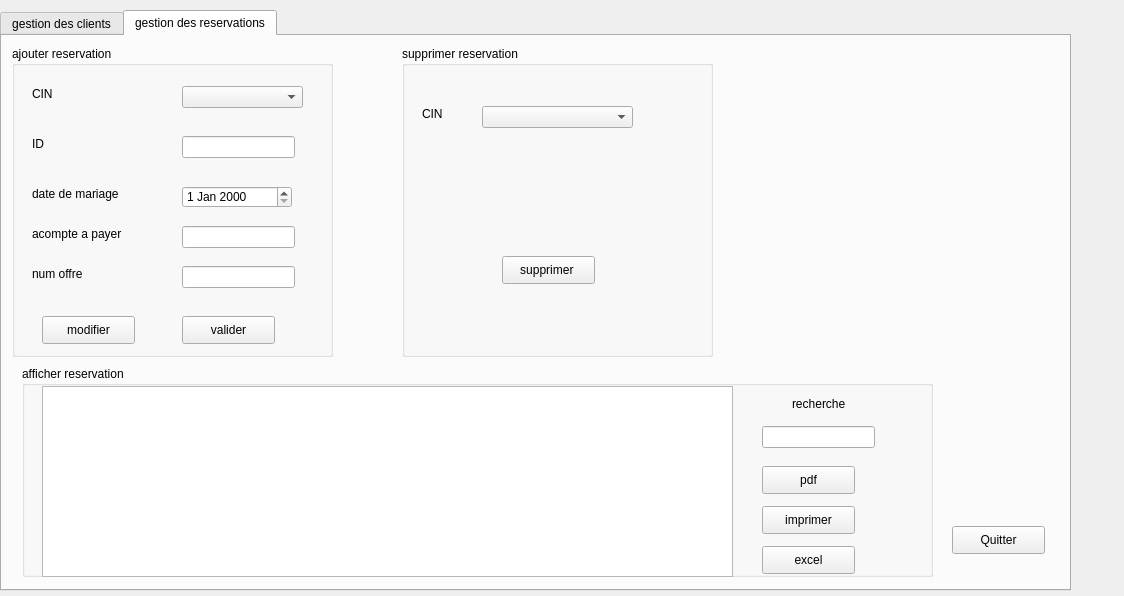
<?xml version="1.0" encoding="UTF-8"?>
<ui version="4.0">
 <class>uimayssa</class>
 <widget class="QDialog" name="uimayssa">
  <property name="geometry">
   <rect>
    <x>0</x>
    <y>0</y>
    <width>1124</width>
    <height>596</height>
   </rect>
  </property>
  <property name="windowTitle">
   <string>gestion des clients</string>
  </property>
  <widget class="QTabWidget" name="tabWidget">
   <property name="geometry">
    <rect>
     <x>0</x>
     <y>10</y>
     <width>1071</width>
     <height>581</height>
    </rect>
   </property>
   <property name="currentIndex">
    <number>1</number>
   </property>
   <widget class="QWidget" name="tab">
    <attribute name="title">
     <string>gestion des clients</string>
    </attribute>
    <widget class="QGroupBox" name="groupBox">
     <property name="geometry">
      <rect>
       <x>20</x>
       <y>20</y>
       <width>361</width>
       <height>271</height>
      </rect>
     </property>
     <property name="title">
      <string>ajouter un client</string>
     </property>
     <widget class="QLineEdit" name="lineEdit_CIN">
      <property name="geometry">
       <rect>
        <x>160</x>
        <y>40</y>
        <width>113</width>
        <height>22</height>
       </rect>
      </property>
     </widget>
     <widget class="QLineEdit" name="lineEdit_Prenom">
      <property name="geometry">
       <rect>
        <x>160</x>
        <y>80</y>
        <width>113</width>
        <height>22</height>
       </rect>
      </property>
     </widget>
     <widget class="QLineEdit" name="lineEdit_Nom">
      <property name="geometry">
       <rect>
        <x>160</x>
        <y>110</y>
        <width>113</width>
        <height>22</height>
       </rect>
      </property>
     </widget>
     <widget class="QLineEdit" name="lineEdit_adresse_email">
      <property name="geometry">
       <rect>
        <x>160</x>
        <y>150</y>
        <width>113</width>
        <height>22</height>
       </rect>
      </property>
     </widget>
     <widget class="QLabel" name="label">
      <property name="geometry">
       <rect>
        <x>30</x>
        <y>40</y>
        <width>55</width>
        <height>16</height>
       </rect>
      </property>
      <property name="text">
       <string>CIN</string>
      </property>
     </widget>
     <widget class="QLabel" name="label_2">
      <property name="geometry">
       <rect>
        <x>20</x>
        <y>80</y>
        <width>55</width>
        <height>16</height>
       </rect>
      </property>
      <property name="text">
       <string>Prenom</string>
      </property>
     </widget>
     <widget class="QLabel" name="label_3">
      <property name="geometry">
       <rect>
        <x>20</x>
        <y>110</y>
        <width>55</width>
        <height>16</height>
       </rect>
      </property>
      <property name="text">
       <string>Nom</string>
      </property>
     </widget>
     <widget class="QLabel" name="label_4">
      <property name="geometry">
       <rect>
        <x>20</x>
        <y>150</y>
        <width>91</width>
        <height>16</height>
       </rect>
      </property>
      <property name="text">
       <string>adresse email</string>
      </property>
     </widget>
     <widget class="QLabel" name="label_5">
      <property name="geometry">
       <rect>
        <x>20</x>
        <y>180</y>
        <width>131</width>
        <height>16</height>
       </rect>
      </property>
      <property name="text">
       <string>numero de telephone</string>
      </property>
     </widget>
     <widget class="QLineEdit" name="lineEdit_numero_de_telephone">
      <property name="geometry">
       <rect>
        <x>160</x>
        <y>180</y>
        <width>113</width>
        <height>22</height>
       </rect>
      </property>
     </widget>
     <widget class="QPushButton" name="modifier">
      <property name="geometry">
       <rect>
        <x>30</x>
        <y>230</y>
        <width>93</width>
        <height>28</height>
       </rect>
      </property>
      <property name="text">
       <string>modifier </string>
      </property>
     </widget>
     <widget class="QPushButton" name="ajouter">
      <property name="geometry">
       <rect>
        <x>180</x>
        <y>230</y>
        <width>93</width>
        <height>28</height>
       </rect>
      </property>
      <property name="text">
       <string>ajouter </string>
      </property>
     </widget>
    </widget>
    <widget class="QGroupBox" name="groupBox_2">
     <property name="geometry">
      <rect>
       <x>440</x>
       <y>30</y>
       <width>301</width>
       <height>261</height>
      </rect>
     </property>
     <property name="title">
      <string>supprimer un client </string>
     </property>
     <widget class="QLabel" name="label_6">
      <property name="geometry">
       <rect>
        <x>20</x>
        <y>90</y>
        <width>55</width>
        <height>16</height>
       </rect>
      </property>
      <property name="text">
       <string>CIN</string>
      </property>
     </widget>
     <widget class="QComboBox" name="comboBox_2">
      <property name="geometry">
       <rect>
        <x>120</x>
        <y>90</y>
        <width>131</width>
        <height>22</height>
       </rect>
      </property>
     </widget>
     <widget class="QPushButton" name="supprimer">
      <property name="geometry">
       <rect>
        <x>80</x>
        <y>190</y>
        <width>93</width>
        <height>28</height>
       </rect>
      </property>
      <property name="text">
       <string>supprimer</string>
      </property>
     </widget>
    </widget>
    <widget class="QGroupBox" name="groupBox_3">
     <property name="geometry">
      <rect>
       <x>20</x>
       <y>309</y>
       <width>851</width>
       <height>211</height>
      </rect>
     </property>
     <property name="title">
      <string>afficher un client </string>
     </property>
     <widget class="QTableView" name="tab_afficher">
      <property name="geometry">
       <rect>
        <x>20</x>
        <y>30</y>
        <width>581</width>
        <height>161</height>
       </rect>
      </property>
     </widget>
     <widget class="QLineEdit" name="recherche">
      <property name="geometry">
       <rect>
        <x>730</x>
        <y>50</y>
        <width>113</width>
        <height>22</height>
       </rect>
      </property>
     </widget>
     <widget class="QLabel" name="label_7">
      <property name="geometry">
       <rect>
        <x>630</x>
        <y>60</y>
        <width>81</width>
        <height>16</height>
       </rect>
      </property>
      <property name="text">
       <string>recherche</string>
      </property>
     </widget>
     <widget class="QComboBox" name="comboBox_tri">
      <property name="geometry">
       <rect>
        <x>742</x>
        <y>90</y>
        <width>91</width>
        <height>22</height>
       </rect>
      </property>
     </widget>
     <widget class="QPushButton" name="tri">
      <property name="geometry">
       <rect>
        <x>620</x>
        <y>90</y>
        <width>93</width>
        <height>28</height>
       </rect>
      </property>
      <property name="text">
       <string>trier</string>
      </property>
     </widget>
     <widget class="QPushButton" name="pushButton_2">
      <property name="geometry">
       <rect>
        <x>670</x>
        <y>140</y>
        <width>93</width>
        <height>28</height>
       </rect>
      </property>
      <property name="text">
       <string>pdf</string>
      </property>
     </widget>
     <widget class="QPushButton" name="pushButton_3">
      <property name="geometry">
       <rect>
        <x>670</x>
        <y>170</y>
        <width>93</width>
        <height>28</height>
       </rect>
      </property>
      <property name="text">
       <string>imprimer</string>
      </property>
     </widget>
    </widget>
    <widget class="QGroupBox" name="groupBox_7">
     <property name="geometry">
      <rect>
       <x>800</x>
       <y>110</y>
       <width>181</width>
       <height>141</height>
      </rect>
     </property>
     <property name="title">
      <string>nombre de clients presents</string>
     </property>
     <widget class="QLabel" name="label_arduino">
      <property name="geometry">
       <rect>
        <x>40</x>
        <y>70</y>
        <width>101</width>
        <height>16</height>
       </rect>
      </property>
      <property name="text">
       <string>nombre clients</string>
      </property>
     </widget>
    </widget>
   </widget>
   <widget class="QWidget" name="tab_2">
    <attribute name="title">
     <string>gestion des reservations</string>
    </attribute>
    <widget class="QGroupBox" name="groupBox_4">
     <property name="geometry">
      <rect>
       <x>10</x>
       <y>10</y>
       <width>321</width>
       <height>311</height>
      </rect>
     </property>
     <property name="title">
      <string>ajouter reservation</string>
     </property>
     <widget class="QComboBox" name="comboBox_reser">
      <property name="geometry">
       <rect>
        <x>170</x>
        <y>40</y>
        <width>121</width>
        <height>22</height>
       </rect>
      </property>
     </widget>
     <widget class="QLabel" name="label_8">
      <property name="geometry">
       <rect>
        <x>20</x>
        <y>40</y>
        <width>55</width>
        <height>16</height>
       </rect>
      </property>
      <property name="text">
       <string>CIN</string>
      </property>
     </widget>
     <widget class="QLabel" name="label_9">
      <property name="geometry">
       <rect>
        <x>20</x>
        <y>90</y>
        <width>55</width>
        <height>16</height>
       </rect>
      </property>
      <property name="text">
       <string>ID</string>
      </property>
     </widget>
     <widget class="QLabel" name="label_10">
      <property name="geometry">
       <rect>
        <x>20</x>
        <y>140</y>
        <width>111</width>
        <height>16</height>
       </rect>
      </property>
      <property name="text">
       <string>date de mariage</string>
      </property>
     </widget>
     <widget class="QLabel" name="label_11">
      <property name="geometry">
       <rect>
        <x>20</x>
        <y>180</y>
        <width>101</width>
        <height>16</height>
       </rect>
      </property>
      <property name="text">
       <string>acompte a payer</string>
      </property>
     </widget>
     <widget class="QLabel" name="label_12">
      <property name="geometry">
       <rect>
        <x>20</x>
        <y>220</y>
        <width>71</width>
        <height>16</height>
       </rect>
      </property>
      <property name="text">
       <string>num offre</string>
      </property>
     </widget>
     <widget class="QLineEdit" name="id">
      <property name="geometry">
       <rect>
        <x>170</x>
        <y>90</y>
        <width>113</width>
        <height>22</height>
       </rect>
      </property>
     </widget>
     <widget class="QDateEdit" name="dateEdit">
      <property name="geometry">
       <rect>
        <x>170</x>
        <y>140</y>
        <width>110</width>
        <height>22</height>
       </rect>
      </property>
     </widget>
     <widget class="QLineEdit" name="acompte">
      <property name="geometry">
       <rect>
        <x>170</x>
        <y>180</y>
        <width>113</width>
        <height>22</height>
       </rect>
      </property>
     </widget>
     <widget class="QLineEdit" name="numoffre">
      <property name="geometry">
       <rect>
        <x>170</x>
        <y>220</y>
        <width>113</width>
        <height>22</height>
       </rect>
      </property>
     </widget>
     <widget class="QPushButton" name="resmodif">
      <property name="geometry">
       <rect>
        <x>30</x>
        <y>270</y>
        <width>93</width>
        <height>28</height>
       </rect>
      </property>
      <property name="text">
       <string>modifier</string>
      </property>
     </widget>
     <widget class="QPushButton" name="valider_reservation">
      <property name="geometry">
       <rect>
        <x>170</x>
        <y>270</y>
        <width>93</width>
        <height>28</height>
       </rect>
      </property>
      <property name="text">
       <string>valider</string>
      </property>
     </widget>
    </widget>
    <widget class="QGroupBox" name="groupBox_5">
     <property name="geometry">
      <rect>
       <x>400</x>
       <y>10</y>
       <width>311</width>
       <height>311</height>
      </rect>
     </property>
     <property name="title">
      <string>supprimer reservation </string>
     </property>
     <widget class="QLabel" name="label_13">
      <property name="geometry">
       <rect>
        <x>20</x>
        <y>60</y>
        <width>55</width>
        <height>16</height>
       </rect>
      </property>
      <property name="text">
       <string>CIN</string>
      </property>
     </widget>
     <widget class="QComboBox" name="comboBox_4">
      <property name="geometry">
       <rect>
        <x>80</x>
        <y>60</y>
        <width>151</width>
        <height>22</height>
       </rect>
      </property>
     </widget>
     <widget class="QPushButton" name="supprimer_reservation">
      <property name="geometry">
       <rect>
        <x>100</x>
        <y>210</y>
        <width>93</width>
        <height>28</height>
       </rect>
      </property>
      <property name="text">
       <string>supprimer </string>
      </property>
     </widget>
    </widget>
    <widget class="QGroupBox" name="groupBox_6">
     <property name="geometry">
      <rect>
       <x>20</x>
       <y>330</y>
       <width>911</width>
       <height>211</height>
      </rect>
     </property>
     <property name="title">
      <string>afficher reservation</string>
     </property>
     <widget class="QTableView" name="tab_reservation">
      <property name="geometry">
       <rect>
        <x>20</x>
        <y>20</y>
        <width>691</width>
        <height>191</height>
       </rect>
      </property>
     </widget>
     <widget class="QLabel" name="label_14">
      <property name="geometry">
       <rect>
        <x>770</x>
        <y>30</y>
        <width>71</width>
        <height>16</height>
       </rect>
      </property>
      <property name="text">
       <string>recherche</string>
      </property>
     </widget>
     <widget class="QLineEdit" name="rechercheres">
      <property name="geometry">
       <rect>
        <x>740</x>
        <y>60</y>
        <width>113</width>
        <height>22</height>
       </rect>
      </property>
     </widget>
     <widget class="QPushButton" name="pushButton">
      <property name="geometry">
       <rect>
        <x>740</x>
        <y>100</y>
        <width>93</width>
        <height>28</height>
       </rect>
      </property>
      <property name="text">
       <string>pdf</string>
      </property>
     </widget>
     <widget class="QPushButton" name="pushButton_4">
      <property name="geometry">
       <rect>
        <x>740</x>
        <y>140</y>
        <width>93</width>
        <height>28</height>
       </rect>
      </property>
      <property name="text">
       <string>imprimer</string>
      </property>
     </widget>
     <widget class="QPushButton" name="pushButton_5">
      <property name="geometry">
       <rect>
        <x>740</x>
        <y>180</y>
        <width>93</width>
        <height>28</height>
       </rect>
      </property>
      <property name="text">
       <string>excel</string>
      </property>
     </widget>
    </widget>
    <widget class="QPushButton" name="pushButton_10">
     <property name="geometry">
      <rect>
       <x>950</x>
       <y>490</y>
       <width>93</width>
       <height>28</height>
      </rect>
     </property>
     <property name="text">
      <string>Quitter</string>
     </property>
    </widget>
   </widget>
  </widget>
 </widget>
 <resources/>
 <connections/>
</ui>
